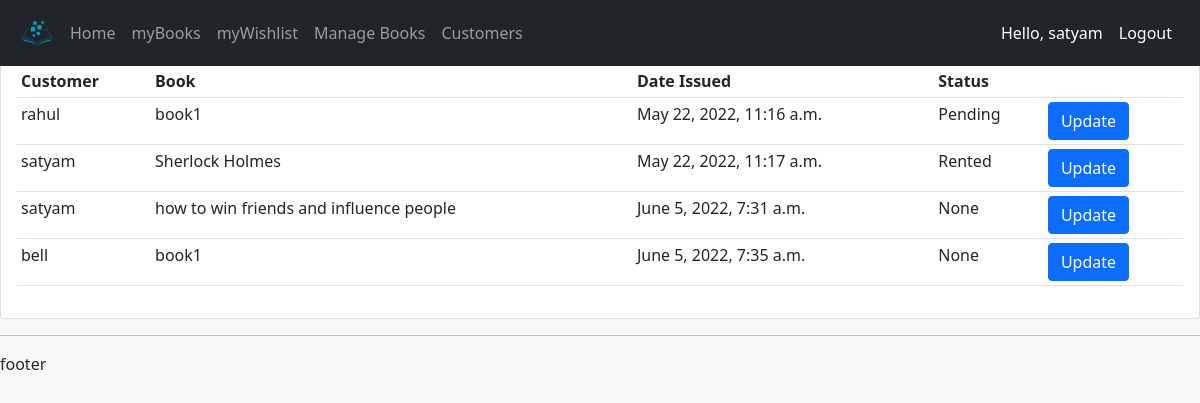
The app's page /customers/ (signed in), older data.
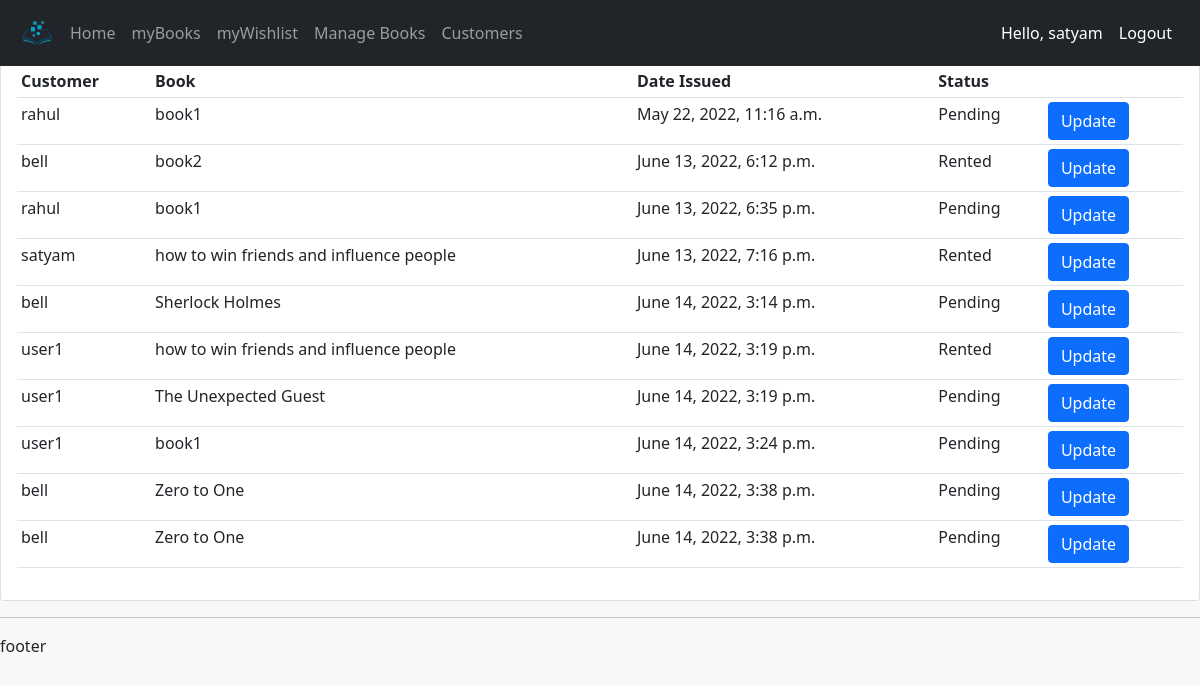
The same page, newer data.
### accounts/models.py (models this page shows, shortened)
class Order(models.Model):
    STATUS=(('Rented','Rented'),('Pending','Pending'),('Returned','Returned'))
    user=models.ForeignKey(User,on_delete=models.CASCADE,null=True)
    book=models.ForeignKey(Book, max_length=200, on_delete=models.SET_NULL,null=True)
    status=models.CharField(max_length=200, null=True,choices=STATUS)
    datecreated=models.DateTimeField(auto_now_add=True, null=True)

class Book(models.Model):
    name=models.CharField(max_length=200, null= True)
    category=models.ForeignKey(Category,on_delete=models.CASCADE,max_length=200,null=True)
    author=models.CharField(max_length=200,null=True)
    description=models.TextField(max_length=500,null=True)
    image=models.ImageField(default='defaultbook.png',null=True,blank=True)

### accounts/decorators.py (the view)
        def wrap_func(request,*args, **kwargs):
            group=None
            if request.user.groups.exists():
                group=request.user.groups.all()[0].name
            if group in allowed_roles:
                return view_func(request,*args, **kwargs)
            else:
                return HttpResponse("not authorized")

### accounts/views.py (called while the page is built)
@login_required(login_url='login')
@allowedUsers(['admin'])
def customers(request):
    orders=Order.objects.all()
    context={'orders':orders}
    return render(request, 'accounts/customers.html',context)

### accounts/templates/accounts/customers.html
{% extends 'accounts/main.html' %} {% block content %}
<br />
<br />
<div class="row">
  <div class="col-md">
    <div class="card card-body">
      <table class="table table-sm">
        <tr>
          <th>Customer</th>
          <th>Book</th>
          <th>Date Issued</th>
          <th>Status</th>
          <th></th>
        </tr>
        {% for i in orders %}
        <tr>
          <td>{{i.user}}</td>
          <td>{{i.book.name}}</td>
          <td>{{i.datecreated}}</td>
          <td>{{i.status}}</td>
          <td>
            <a href="{% url 'updateorder' i.id %}" class="btn btn-primary" >Update</a>
          </td>
        </tr>
        {% endfor %}
      </table>
    </div>
  </div>
</div>
{% endblock %}

### accounts/templates/accounts/main.html (shortened to what this page needs)
{% load static %}
<!DOCTYPE html>
<html lang="en">
<head>
    <link href="https://cdn.jsdelivr.net/npm/bootstrap@5.1.3/dist/css/bootstrap.min.css" rel="stylesheet"
 />
    <link rel="stylesheet" href="{% static '/css/style.css' %}">
</head>
<body>
    {% include 'accounts/navbar.html' %}
    {%block content %}
    {% endblock %}
    <hr />
    <footer>footer</footer>
</body>
</html>

### accounts/templates/accounts/navbar.html (shortened to what this page needs)
{% load static %}
<nav  class="navbar navbar-expand-lg navbar-dark bg-dark fixed-top">
    <div class="container-fluid">
      <img id="logo" src="{% static 'images/logo.png' %}" alt="" height="50px">
      <div class="collapse navbar-collapse" id="navbarSupportedContent">
        <ul class="navbar-nav me-auto mb-2 mb-lg-0">
          <li class="nav-item ">
            <a class="nav-link " aria-current="page" href="{% url 'home' %}">Home</a>
          </li>
          <li class="nav-item">
            <a class="nav-link" href="{% url 'mybooks' %}">myBooks</a>
          </li>
          <li class="nav-item">
            <a class="nav-link" href="{% url 'mywishlist' %}">myWishlist</a>
          </li>
          {% if request.user.is_staff %}
          <li class="nav-item">
            <a class="nav-link" href="{% url 'books' %}">Manage Books</a>
          </li>
          <li class="nav-item">
            <a class="nav-link" href="{% url 'customers' %}">Customers</a>
          </li>
          {% endif %}
        </ul>
        {% if user.is_authenticated %}
        <span class="hello">Hello, {{request.user}}</span>
        <a class="nav-link hello" href="{% url 'logout' %}">Logout</a>
        {% else %}
        <a class="btn btn-outline-success me-2" href="{% url 'login' %}" role="button">Login</a>
        <a class="btn btn-outline-danger me-2" href="{% url 'register' %}" role="button">Register</a>
        {% endif %}
      </div>
    </div>
  </nav>

### static/css/style.css (style rules this page uses)
body { background-color: rgba(248, 248, 248, 0.904); }

### accounts/templates/accounts/navbar.html (style rules this page uses)
.hello { color:white; }

Row changes from the older to the newer data that the page shows:
removed Order: user "satyam", book.name "Sherlock Holmes", datecreated "May 22, 2022, 11:17 a.m.", status "Rented"
removed Order: user "satyam", book.name "how to win friends and influence people", datecreated "June 5, 2022, 7:31 a.m.", status "None"
removed Order: user "bell", book.name "book1", datecreated "June 5, 2022, 7:35 a.m.", status "None"
added Order: user "bell", book.name "book2", datecreated "June 13, 2022, 6:12 p.m.", status "Rented"
added Order: user "rahul", book.name "book1", datecreated "June 13, 2022, 6:35 p.m.", status "Pending"
added Order: user "satyam", book.name "how to win friends and influence people", datecreated "June 13, 2022, 7:16 p.m.", status "Rented"
added Order: user "bell", book.name "Sherlock Holmes", datecreated "June 14, 2022, 3:14 p.m.", status "Pending"
added Order: user "user1", book.name "how to win friends and influence people", datecreated "June 14, 2022, 3:19 p.m.", status "Rented"
added Order: user "user1", book.name "The Unexpected Guest", datecreated "June 14, 2022, 3:19 p.m.", status "Pending"
added Order: user "user1", book.name "book1", datecreated "June 14, 2022, 3:24 p.m.", status "Pending"
added Order: user "bell", book.name "Zero to One", datecreated "June 14, 2022, 3:38 p.m.", status "Pending"
added Order: user "bell", book.name "Zero to One", datecreated "June 14, 2022, 3:38 p.m.", status "Pending"
